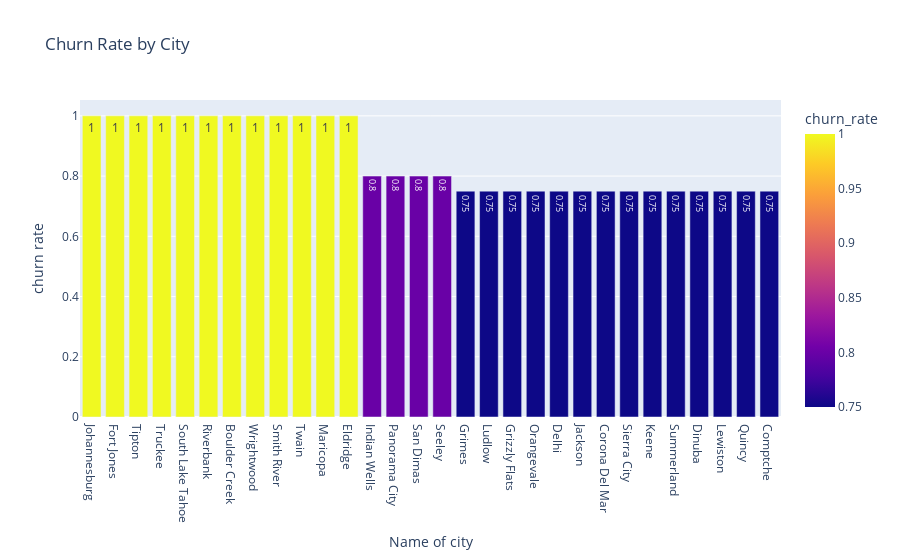

Notebook code cell kept with this figure:
### Code cell
fig = px.bar(City_ChurnLabel.sort_values(by='churn_rate', ascending=False).head(30),
             x='City', y= 'churn_rate', title='Churn Rate by City', text ='churn_rate', color='churn_rate')
fig.update_layout(
    xaxis_title="Name of city",
    yaxis_title="churn rate"
)
fig.show()

### Figure 1 — Plotly figure (JSON) as saved in the notebook; plotly's stock layout.template omitted (floating-point values rounded to 4 significant figures)
{"data": [{"alignmentgroup": "True", "hovertemplate": "City=%{x}<br>churn_rate=%{marker.color}<extra></extra>", "legendgroup": "", "marker": {"color": [1, 1, 1, 1, 1, 1, 1, 1, 1, 1, 1, 1, 0.8, 0.8, 0.8, 0.8, 0.75, 0.75, 0.75, 0.75, 0.75, 0.75, 0.75, 0.75, 0.75, 0.75, 0.75, 0.75, 0.75, 0.75], "coloraxis": "coloraxis", "pattern": {"shape": ""}}, "name": "", "offsetgroup": "", "orientation": "v", "showlegend": false, "text": [1, 1, 1, 1, 1, 1, 1, 1, 1, 1, 1, 1, 0.8, 0.8, 0.8, 0.8, 0.75, 0.75, 0.75, 0.75, 0.75, 0.75, 0.75, 0.75, 0.75, 0.75, 0.75, 0.75, 0.75, 0.75], "textposition": "auto", "type": "bar", "x": ["Johannesburg", "Fort Jones", "Tipton", "Truckee", "South Lake Tahoe", "Riverbank", "Boulder Creek", "Wrightwood", "Smith River", "Twain", "Maricopa", "Eldridge", "Indian Wells", "Panorama City", "San Dimas", "Seeley", "Grimes", "Ludlow", "Grizzly Flats", "Orangevale", "Delhi", "Jackson", "Corona Del Mar", "Sierra City", "Keene", "Summerland", "Dinuba", "Lewiston", "Quincy", "Comptche"], "xaxis": "x", "y": [1, 1, 1, 1, 1, 1, 1, 1, 1, 1, 1, 1, 0.8, 0.8, 0.8, 0.8, 0.75, 0.75, 0.75, 0.75, 0.75, 0.75, 0.75, 0.75, 0.75, 0.75, 0.75, 0.75, 0.75, 0.75], "yaxis": "y"}], "layout": {"barmode": "relative", "coloraxis": {"colorbar": {"title": {"text": "churn_rate"}}, "colorscale": [[0, "#0d0887"], [0.1111, "#46039f"], [0.2222, "#7201a8"], [0.3333, "#9c179e"], [0.4444, "#bd3786"], [0.5556, "#d8576b"], [0.6667, "#ed7953"], [0.7778, "#fb9f3a"], [0.8889, "#fdca26"], [1, "#f0f921"]]}, "legend": {"tracegroupgap": 0}, "title": {"text": "Churn Rate by City"}, "xaxis": {"anchor": "y", "domain": [0, 1], "title": {"text": "Name of city"}}, "yaxis": {"anchor": "x", "domain": [0, 1], "title": {"text": "churn rate"}}}}
